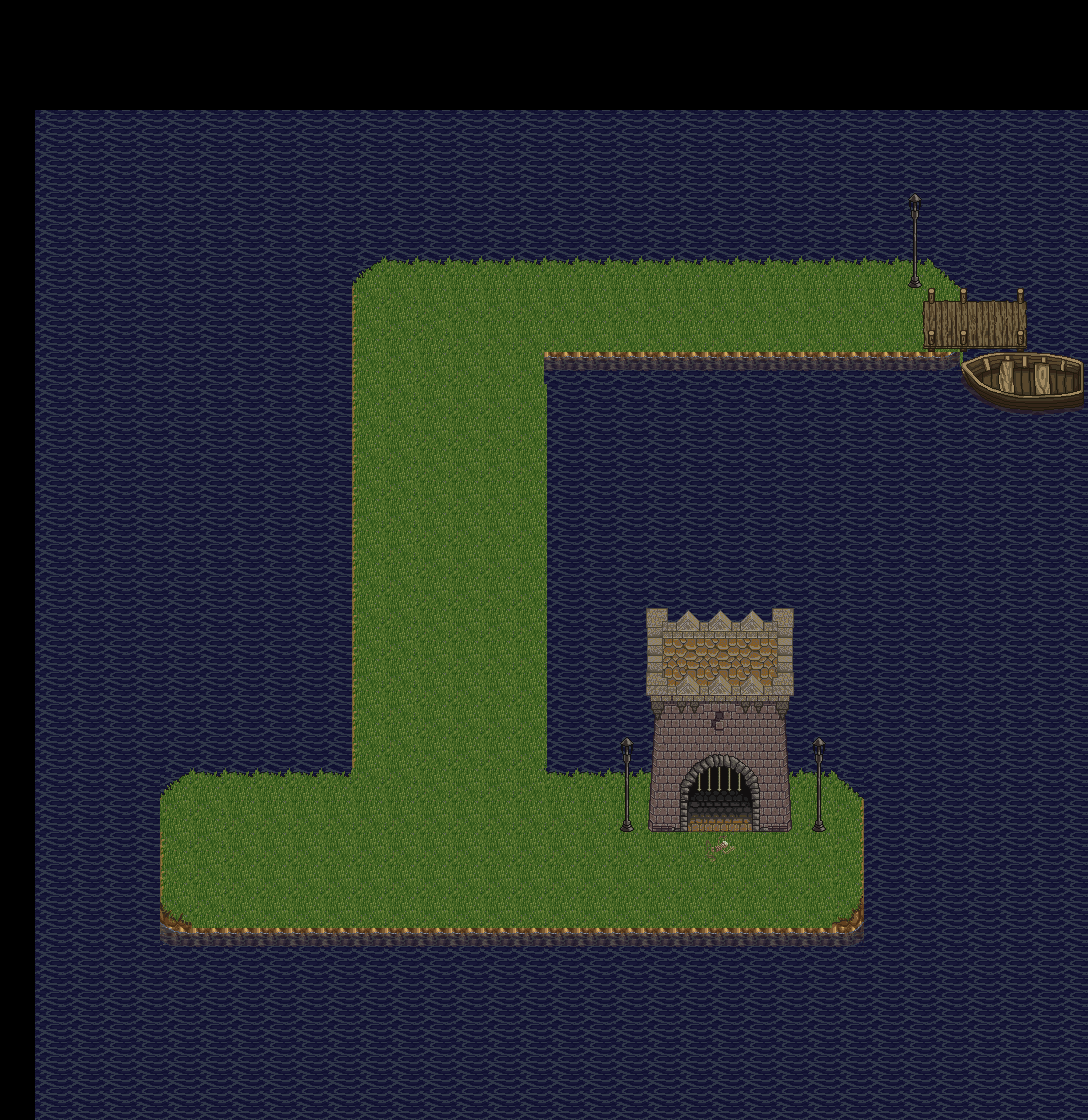

This game map was drawn from its Tiled (.tmx) file and the tilesets committed beside it. A one-line description and the trimmed map source follow:
An orthogonal 34x35 tile map with 32x32 px tiles, 4 tile layers (water, floor, entries, walls), 2 tilesets and 19 objects (4x spawn_eyelander, tower, lamp2, lamp1, exit_to, ...).

<map version="1.2" tiledversion="1.2.0" orientation="orthogonal" renderorder="left-up" width="34" height="35" tilewidth="32" tileheight="32" infinite="0" nextlayerid="7" nextobjectid="34">
 <tileset firstgid="1" source="../tilesets/dusk/dusk_castle.tsx" />
 <tileset firstgid="257" source="../tilesets/dusk/dusk2.tsx" />
 <layer id="1" name="water" width="34" height="35" locked="1" offsetx="35" offsety="110.5">
  <data>[1190 cells, 1190 non-empty, 2 distinct tile ids]</data>
 </layer>
 <layer id="2" name="floor" width="34" height="35" locked="1">
  <data>[1190 cells, 134 non-empty, 30 distinct tile ids]</data>
 </layer>
 <layer id="3" name="entries" width="34" height="35">
  <data>[1190 cells, 10 non-empty, 10 distinct tile ids]</data>
 </layer>
 <layer id="4" name="walls" width="34" height="35">
  <data>[1190 cells, 44 non-empty, 31 distinct tile ids]</data>
 </layer>
 <objectgroup id="5" name="solid_obstacles" locked="1">
  <object id="1" name="tower" x="655.5" y="774" width="133.5" height="58.5" />
  <object id="2" name="lamp2" x="614" y="817.5" width="23.5" height="20.5" />
  <object id="3" name="lamp1" x="805" y="812" width="27" height="24.5" />
  <object id="10" x="341" y="190.5" width="636" height="65.5" />
  <object id="11" x="545.5" y="355.5" width="422.5" height="421.5" />
  <object id="12" x="249" y="255" width="102" height="518.5" />
  <object id="13" x="160" y="689.5" width="87" height="82" />
  <object id="14" x="60" y="773.5" width="98.5" height="219.5" />
  <object id="15" x="160" y="923" width="728" height="97.5" />
  <object id="16" x="862.5" y="780" width="105.5" height="141" />
  <object id="18" x="970.5" y="257.5" width="56" height="102" />
  <object id="19" x="904.5" y="260.5" width="63" height="37" />
 </objectgroup>
 <objectgroup id="6" name="entities" locked="1">
  <object id="8" name="exit_to" x="678.542" y="833.792" width="88.5" height="23.5">
   <properties>
    <property name="to" value="castle1.tmx" />
   </properties>
  </object>
  <object id="25" name="spawn_eyelander" x="389.925" y="299.606">
   <properties>
    <property name="health" type="int" value="2345" />
   </properties>
   <point />
  </object>
  <object id="27" name="start" x="936" y="334">
   <point />
  </object>
  <object id="29" name="spawn_eyelander" x="438.5" y="615.667">
   <point />
  </object>
  <object id="30" name="spawn_eyelander" x="448.833" y="848.833">
   <point />
  </object>
  <object id="31" name="spawn_eyelander" x="849.667" y="920">
   <point />
  </object>
  <object id="32" name="entrance_from" x="722.25" y="889.5">
   <properties>
    <property name="from" value="castle1.tmx" />
   </properties>
   <point />
  </object>
 </objectgroup>
</map>
